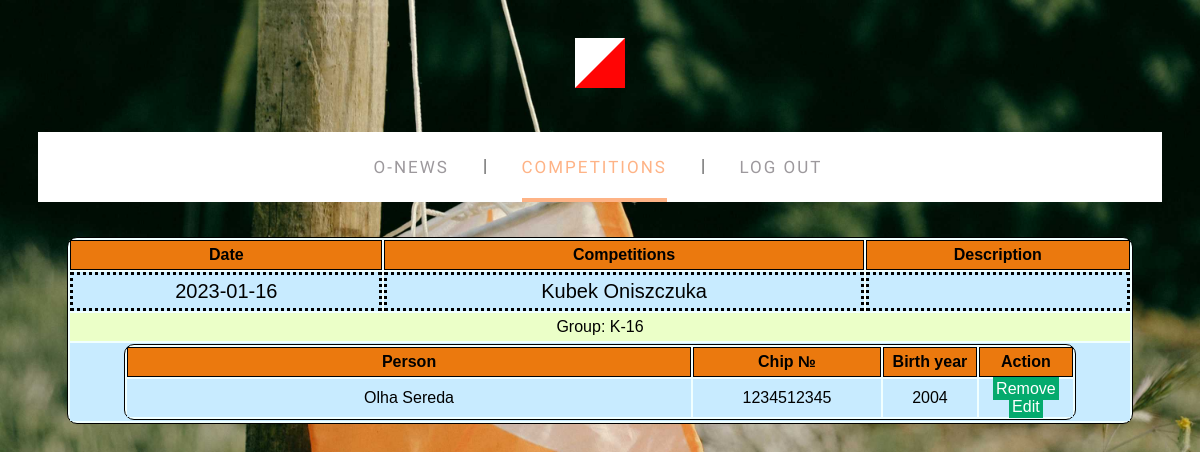
The app's page /?module=registrations&competition_id=4 (signed in) with its own data.
### tables this page shows
CREATE TABLE `competitions` (
  `competition_id` int(11) NOT NULL AUTO_INCREMENT,
  `com_date` date NOT NULL,
  `com_name` varchar(30) NOT NULL,
  `com_desc` varchar(1024) DEFAULT NULL,
  `com_registration_deadline` date NOT NULL,
  `image_path` varchar(200) DEFAULT NULL,
  PRIMARY KEY (`competition_id`)
);

CREATE TABLE `registration` (
  `reg_id` int(11) NOT NULL AUTO_INCREMENT,
  `competition_id` int(11) NOT NULL,
  `user_id` int(11) NOT NULL,
  `cat_id` int(11) DEFAULT NULL,
  `chip_id` varchar(12) DEFAULT NULL,
  `email` varchar(50) DEFAULT NULL,
  PRIMARY KEY (`reg_id`),
  KEY `Registration_FK` (`user_id`),
  KEY `Registration_FK_1` (`competition_id`),
  KEY `Category_FK_!` (`cat_id`) USING BTREE,
  CONSTRAINT `Category_FK_1` FOREIGN KEY (`cat_id`) REFERENCES `categories` (`cat_id`) ON UPDATE CASCADE,
  CONSTRAINT `FK_registration_competitions` FOREIGN KEY (`competition_id`) REFERENCES `competitions` (`competition_id`) ON UPDATE CASCADE,
  CONSTRAINT `Registration_FK` FOREIGN KEY (`user_id`) REFERENCES `users` (`user_id`) ON UPDATE CASCADE
);

CREATE TABLE `users` (
  `user_id` int(11) NOT NULL AUTO_INCREMENT,
  `username` varchar(20) NOT NULL,
  `password` varchar(50) NOT NULL,
  `email` varchar(30) DEFAULT NULL,
  `name` varchar(30) DEFAULT NULL,
  `surname` varchar(30) DEFAULT NULL,
  `date_of_birth` date DEFAULT NULL,
  PRIMARY KEY (`user_id`)
);

### param_manager.php (called while the page is built, shortened)
<?php
function get_session_param($key){
    if(isset($_SESSION[$key])) return $_SESSION[$key];
                else return false;
}
function get_param($key){
    if(isset($_POST[$key])) return $_POST[$key];
        else if(isset($_GET[$key])) return $_GET[$key];
                else return false;
}
?>

### mod_registrations.php (shortened to what this page needs)
<?php
include_once("param_manager.php");
function mod_reglist_show($dbconn, $comp_id){
    ?>
    <main>
        <div class="competitions_section"><section  style="margin: auto;  width: 100%;">
            <article>
                <table class="registration">
                    <tr>
                        <th>Date</th>
                        <th>Competitions</th>
                        <th>Description</th>
                    </tr>
    <?php
    $cid = (int)$comp_id;
    $reg_result  = mysqli_query($dbconn,"SELECT competition_id, com_date, com_name, com_desc from competitions WHERE competition_id=".$cid);
    $reg_row=mysqli_fetch_array($reg_result);
    echo "<tr class=\"description\">
                <td>".$reg_row['com_date']."</td>
                <td>".$reg_row['com_name']."</td>
                <td>".$reg_row['com_desc']."</td>
          </tr>";
        $cat_result  = mysqli_query($dbconn,"SELECT r.cat_id, c.category_name from registration r ".
                                            "LEFT JOIN categories c ON r.cat_id=c.cat_id ".
                                            "WHERE r.competition_id=".$reg_row['competition_id']." GROUP BY r.cat_id ");
        while($cat_row=mysqli_fetch_array($cat_result)){
                echo "<tr><td colspan='3' class='list_group'>Group: ". $cat_row['category_name'] ."</td></tr>\n";
                $list_result = mysqli_query($dbconn,"SELECT r.reg_id, r.cat_id, u.user_id, u.name, u.surname, YEAR(u.date_of_birth) as brth_year, r.chip_id ".
                            "from registration r  LEFT JOIN users u ON r.user_id=u.user_id WHERE r.competition_id=".
                            $reg_row['competition_id'] . " AND r.cat_id=".$cat_row['cat_id']);
                echo "<tr><td colspan='3'>
                        <table class='competitions'>
                            <tr><th style='width: auto'>Person</th><th style='width: 20%'>Chip №</th>".
                               "<th style='width: 10%'>Birth year</th><th style='width: 10%'>Action</th></tr>";
                while($list_row=mysqli_fetch_array($list_result))
                {
                    echo "<tr><td>".$list_row['name']."  ".$list_row['surname']."</td>";
                    if(get_param('do')=='edit'&&get_param('regid')==$list_row['reg_id']) {
                           echo "<td><form action='?module=registrations&do=update&competition_id=".$reg_row['competition_id']."' method='POST'>".
                           "<input class='chip' type='text' name='new_chip_id' value='".$list_row['chip_id']."'>".
                           "<input type='hidden' name='regid' value='".$list_row['reg_id']."'>".
                           "<input type='submit' value='Update' name='sbut_chip'></form></td>";
                    } else echo "<td>".$list_row['chip_id']."</td>";
                    if($list_row['user_id']==get_session_param('user_id'))
                        echo     "<td>".$list_row['brth_year']."</td>".
                "<td><a class='buttonaction' href='?module=registrations&do=remove&regid=".$list_row['reg_id']."&competition_id=".$reg_row['competition_id']."'>Remove</a> ".
                 "<a class='buttonaction' href='?module=registrations&do=edit&competition_id=".$reg_row['competition_id']."&regid=".$list_row['reg_id']."'>Edit</a></td></tr>\n";
                    else
                        echo     "<td>".$list_row['brth_year']."</td><td></td></tr>\n";
                }
                echo "</table>
                    </td></tr>";
        }
?>
        </table>
    </article>
    </section>
</div>
    </main>
<?php
}
?>

### index.css (style rules this page uses)
* { box-sizing: border-box; }
body { background: url('images/site/background_img.jpg') repeat-y; background-size: 100%; background-position: top center; overflow: auto; }
table.competitions { border: 1px solid black; width: 90%; margin-left: 5%; margin-right: 5%; background-color: azure; border-radius: 10px ; }
table.competitions tr th { border: 1px solid black; padding: 1%; background-color: rgb(235, 121, 14) }
table.competitions tr td { text-align: center ; }
table.competitions tr { border-bottom: 1px solid black; }
table.registration { border: 1px solid black; width: 90%; margin-left: 5%; margin-right: 5%; background-color: azure; border-radius: 10px ; }
table.registration tr th { border: 1px solid black; padding: 5px; background-color: rgb(235, 121, 14) }
table.registration tr td { text-align: center ; background-color: rgb(200, 235, 255); }
table.registration tr { border-bottom: 1px solid black; }
table.registration tr td.list_group { background-color: rgb( 235, 255, 200); padding: 5px; }
table.registration tr.description td { text-align: center ; background-color: rgb(200, 235, 255); padding: 5px; border: 3px dotted black; font-size: 20px; }
section { float: left; width: 70%; }
body { font-family: Arial, Helvetica, sans-serif; }
a.buttonaction { background-color: #04AA6D; color: white; padding: 3px 3px; margin: 4px 0; border: none; cursor: pointer; width: 100%; text-decoration: none; }

### records on screen
competitions: com_date "2023-01-16", com_name "Kubek Oniszczuka"
registration: user.name "Olha", user.surname "Sereda", chip "1234512345", brth_year "2004"

### other values on screen
$cat_row['category_name'] "K-16"
